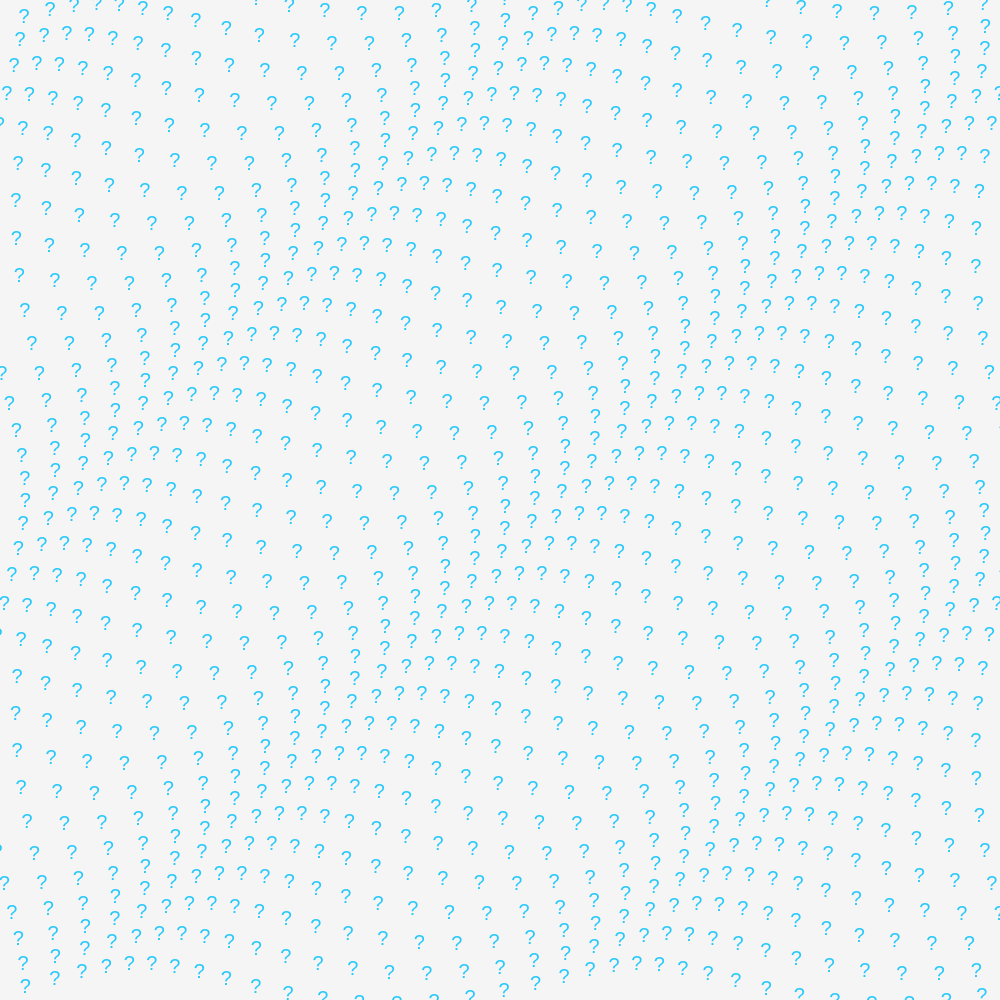
Frame 1 (no input)
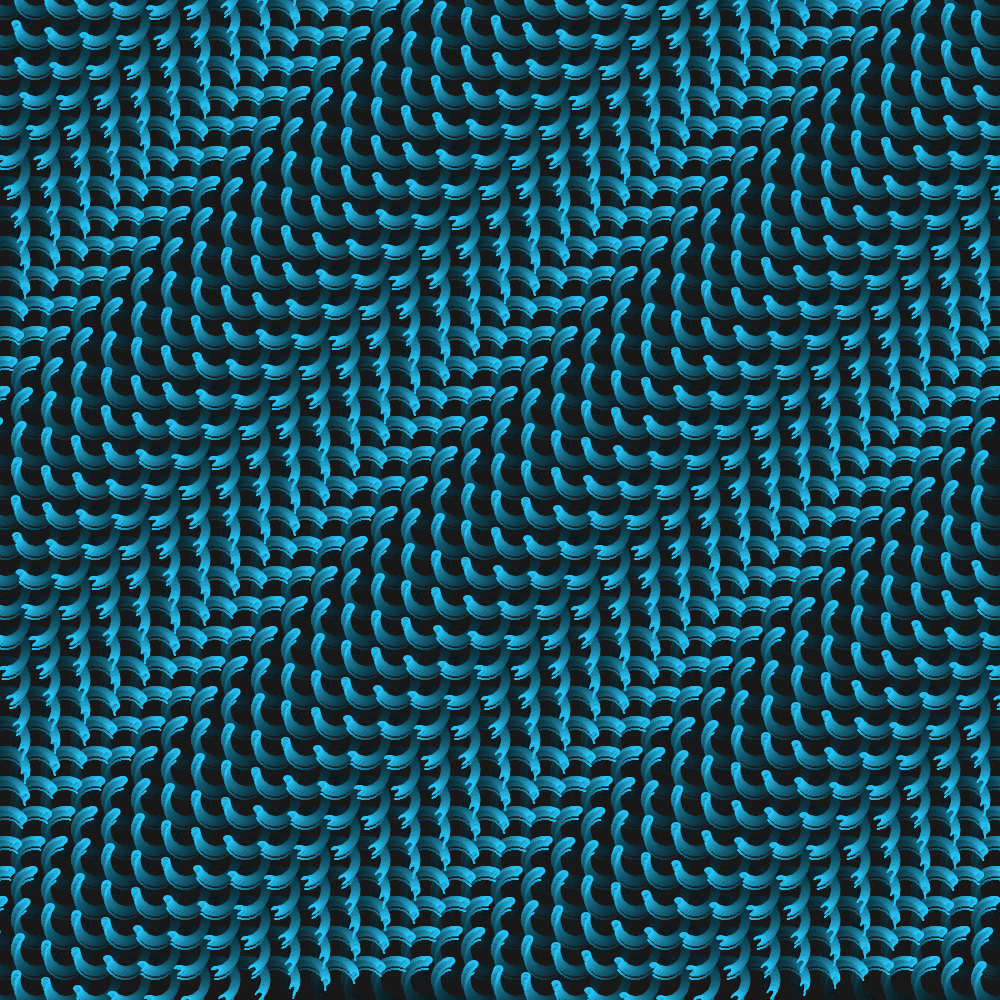
Frame 60 (no input)
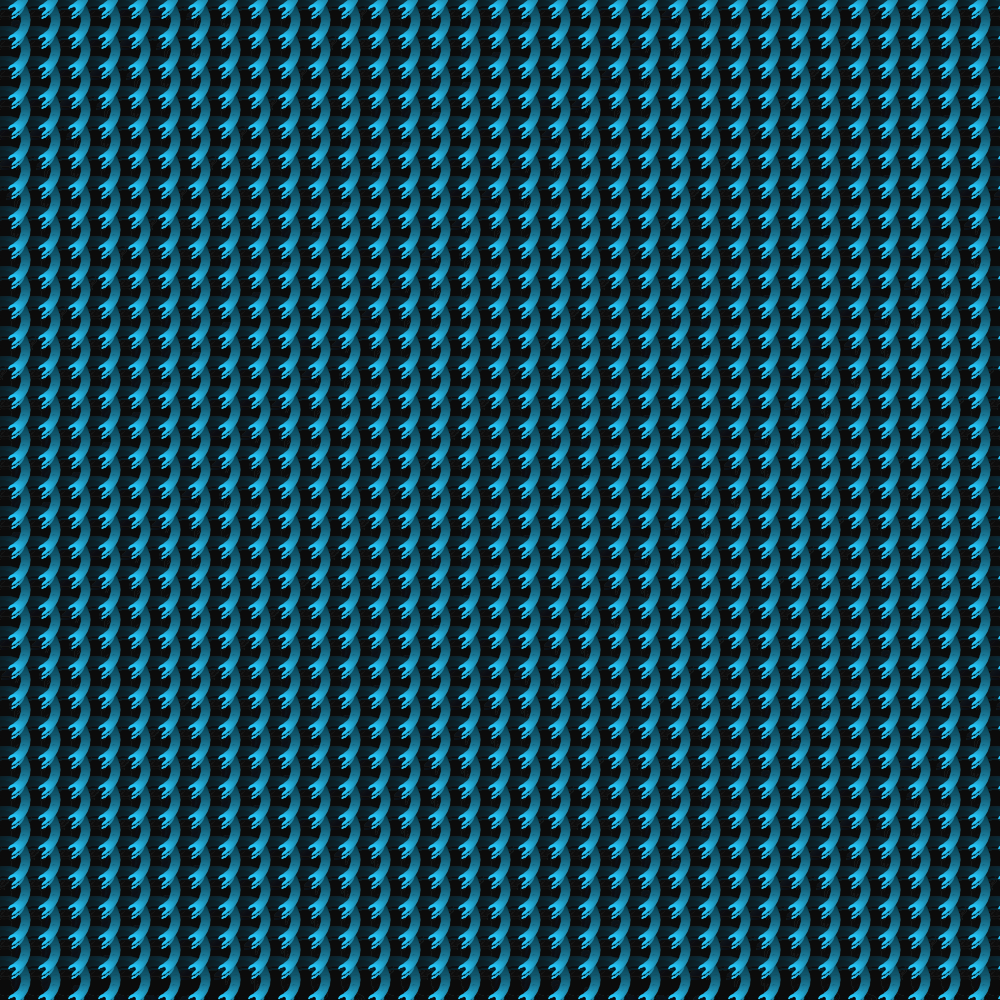
Frame 120 (the mouse pressed at the canvas centre since frame 60)

The p5.js sketch that drew these frames (run headless with seeded random() and noise() and a simulated clock; from frame 60 on, the mouse is pressed at the canvas centre):

// p5.js sketch
// ── sketch.js
let t = 0; 

function setup() {
  createCanvas(1000,1000);
  noStroke();
  fill(40, 200, 250);
}

function draw() {
  background(10, 10);

  
  for (let x = 0; x <= width; x = x + 30) {
    for (let y = 0; y <= height; y = y + 30) {
     
      const xAngle = map(mouseX, 0, width, -4 * PI, 4 * PI, true);
      const yAngle = map(mouseY, 0, height, -4 * PI, 4 * PI, true);
   
      const angle = xAngle * (x / width) + yAngle * (y / height);


      const myX = x + 20 * cos(2 * PI * t + angle);
      const myY = y + 20 * sin(2 * PI * t + angle);

      textSize(20);
      text("?", myX, myY); 
    }
  }

  t = t + 0.01; 
}
